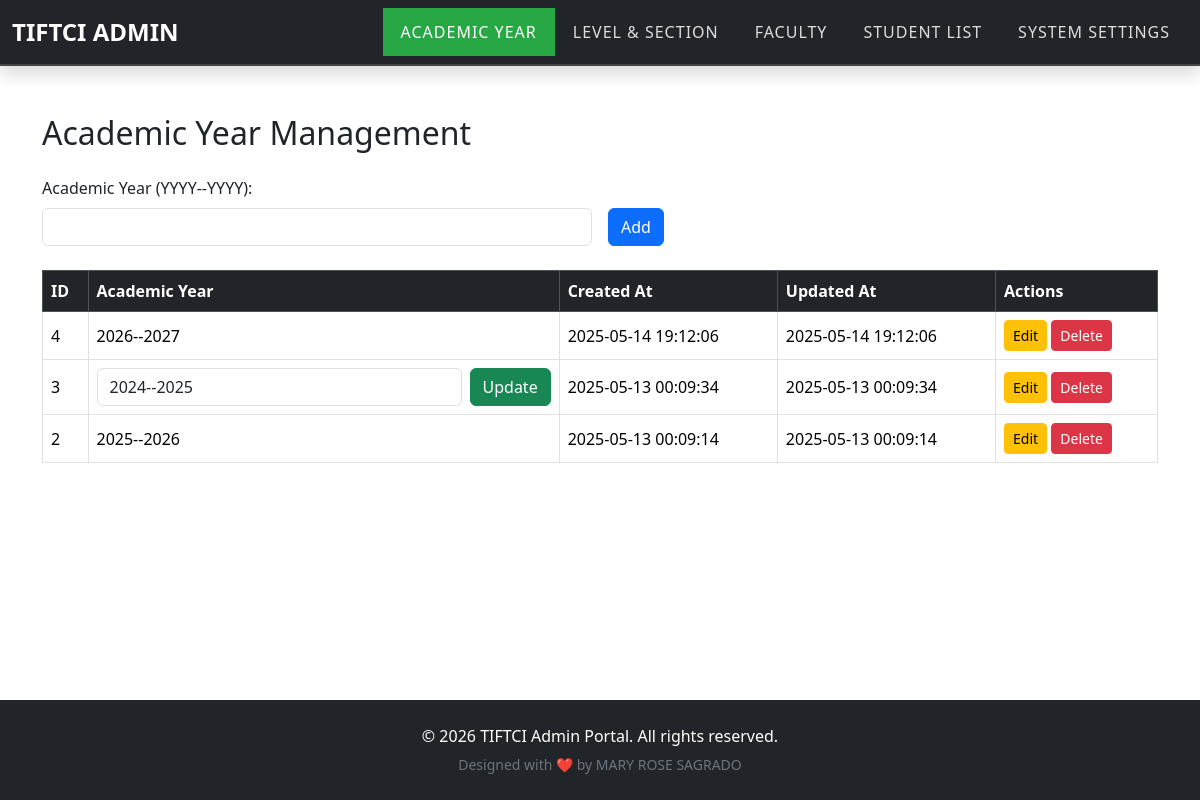
Page /academic_year.php?edit=3 on the committed database.
### tables this page shows
CREATE TABLE `academic_year` (
  `id` int(11) NOT NULL,
  `year` varchar(20) NOT NULL,
  `created_at` timestamp NOT NULL DEFAULT current_timestamp(),
  `updated_at` timestamp NOT NULL DEFAULT current_timestamp() ON UPDATE current_timestamp()
);

### academic_year.php (the view, shortened to what this page needs)
<?php
include 'db.php';
$query = "SELECT * FROM academic_year ORDER BY id DESC";
$result = $conn->query($query);
?>
<!DOCTYPE html>
<html lang="en">
<head>
    <link href="https://cdn.jsdelivr.net/npm/bootstrap@5.3.3/dist/css/bootstrap.min.css" rel="stylesheet">
    <link href="nav.css" rel="stylesheet">
</head>
<body>
<nav class="navbar navbar-expand-lg navbar-dark bg-dark shadow">
    <div class="container-fluid">
        <a class="navbar-brand fw-bold" href="admin_dashboard.php">TIFTCI Admin</a>
        <div class="collapse navbar-collapse justify-content-end" id="navbarNav">
            <ul class="navbar-nav">
                <li class="nav-item"><a class="nav-link active" href="academic_year.php">Academic Year</a></li>
                <li class="nav-item"><a class="nav-link" href="level_section.php">Level & Section</a></li>
                <li class="nav-item"><a class="nav-link" href="faculty.php">Faculty</a></li>
                <li class="nav-item"><a class="nav-link" href="students.php">Student List</a></li>
                <li class="nav-item"><a class="nav-link" href="system_settings.php">System Settings</a></li>
            </ul>
        </div>
    </div>
</nav>
<div class="container py-5">
    <h2 class="mb-4">Academic Year Management</h2>
    <form method="POST" class="row g-3 mb-4">
        <div class="col-md-6">
            <label class="form-label">Academic Year (YYYY--YYYY):</label>
            <input type="text" class="form-control" name="year" required pattern="\d{4}--\d{4}">
        </div>
        <div class="col-md-6 d-flex align-items-end">
            <button type="submit" class="btn btn-primary" name="add_year">Add</button>
        </div>
    </form>
    <div class="table-responsive">
        <table class="table table-bordered table-hover align-middle">
            <thead class="table-dark">
                <tr>
                    <th>ID</th>
                    <th>Academic Year</th>
                    <th>Created At</th>
                    <th>Updated At</th>
                    <th>Actions</th>
                </tr>
            </thead>
            <tbody>
                <?php while ($row = $result->fetch_assoc()): ?>
                    <tr>
                        <td><?= $row['id'] ?></td>
                        <td>
                            <?php if (isset($_GET['edit']) && $_GET['edit'] == $row['id']): ?>
                                <form method="POST" class="d-flex">
                                    <input type="text" name="edit_year_val" value="<?= htmlspecialchars($row['year']) ?>" class="form-control me-2" required pattern="\d{4}--\d{4}">
                                    <button type="submit" class="btn btn-success" name="edit_year">Update</button>
                                </form>
                            <?php else: ?>
                                <?= htmlspecialchars($row['year']) ?>
                            <?php endif; ?>
                        </td>
                        <td><?= $row['created_at'] ?></td>
                        <td><?= $row['updated_at'] ?></td>
                        <td>
                            <a href="?edit=<?= $row['id'] ?>" class="btn btn-sm btn-warning">Edit</a>
                            <a href="?delete=<?= $row['id'] ?>" class="btn btn-sm btn-danger" onclick="return confirm('Delete this year?')">Delete</a>
                        </td>
                    </tr>
                <?php endwhile; ?>
            </tbody>
        </table>
    </div>
</div>
<footer class="bg-dark text-white text-center py-4">
    <div class="container">
        <p class="mb-1">&copy; <?= date("Y") ?> TIFTCI Admin Portal. All rights reserved.</p>
        <small class="text-secondary">Designed with ❤️ by MARY ROSE SAGRADO</small>
    </div>
</footer>
</body>
</html>

### nav.css (style rules this page uses)
.navbar { border-bottom: 2px solid #444; background-color: #343a40; }
.navbar-brand { font-size: 1.5rem; color: #fff; font-weight: bold; text-transform: uppercase; }
.navbar-nav .nav-item .nav-link { color: #ddd; padding: 12px 18px; font-size: 1rem; text-transform: uppercase; letter-spacing: 1px; }
.navbar-nav .nav-item .nav-link.active { color: #fff; background-color: #28a745; }
.navbar-collapse { flex-grow: 0; }
html, body { height: 100%; margin: 0; padding: 0; display: flex; flex-direction: column; }
.container { flex: 1; }
footer { background-color: #212529; color: white; text-align: center; padding: 1rem 0; }

### rows in the picture
academic_year: id "4", year "2026--2027", created_at "2025-05-14 19:12:06", updated_at "2025-05-14 19:12:06"
academic_year: id "3", edit_year_val "2024--2025", created_at "2025-05-13 00:09:34", updated_at "2025-05-13 00:09:34"
academic_year: id "2", year "2025--2026", created_at "2025-05-13 00:09:14", updated_at "2025-05-13 00:09:14"
